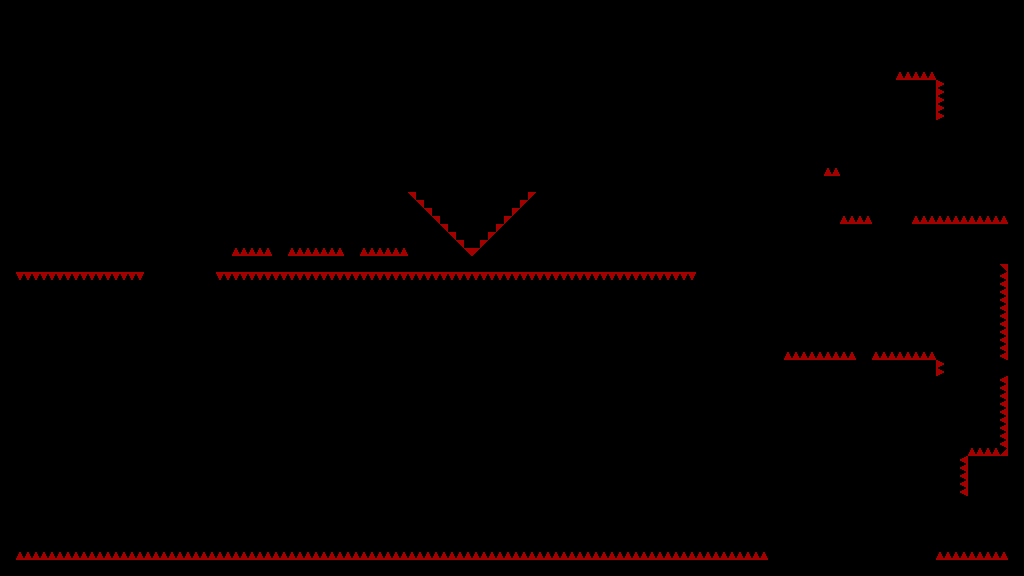

This is a level from a 2D game, rendered from its Tiled map with the project's own tilesets. A one-line summary and the map file follow, with tile-layer data summarised:
An orthogonal 128x72 tile map with 8x8 px tiles, 1 tile layer (T_Spikes) and 58 objects.

<map version="1.4" tiledversion="1.4.3" orientation="orthogonal" renderorder="right-down" width="128" height="72" tilewidth="8" tileheight="8" infinite="0" nextlayerid="8" nextobjectid="1347">
 <tileset firstgid="1" source="../../../Sprites/Tiles/DEV/flat/T_spr_nv_flat_0.tsx" />
 <layer id="1" name="T_Spikes" width="128" height="72">
  <data>[9216 cells, 291 non-empty, 2 distinct tile ids]</data>
 </layer>
 <objectgroup id="2" name="C_Solid">
  <object id="1274" x="0" y="0" width="144" height="272" />
  <object id="1275" x="216" y="192" width="16" height="80" />
  <object id="1276" x="408" y="192">
   <polygon points="0,0 64,64 0,64" />
  </object>
  <object id="1277" x="472" y="256">
   <polygon points="0,0 64,-64 64,0" />
  </object>
  <object id="1278" x="232" y="256" width="304" height="16" />
  <object id="1279" x="144" y="0" width="296" height="80" />
  <object id="1283" x="440" y="0" width="584" height="16" />
  <object id="1284" x="536" y="96" width="72" height="176" />
  <object id="1285" x="0" y="560" width="1024" height="16" />
  <object id="1286" x="0" y="272" width="16" height="288" />
  <object id="1287" x="144" y="144">
   <polygon points="0,0 0,-64 64,-64" />
  </object>
  <object id="1288" x="64" y="400" width="56" height="56" />
  <object id="1289" x="224" y="344" width="56" height="56" />
  <object id="1290" x="264" y="488" width="56" height="56" />
  <object id="1291" x="432" y="464" width="56" height="56" />
  <object id="1292" x="608" y="16" width="16" height="256" />
  <object id="1293" x="696" y="96">
   <polygon points="0,0 64,64 0,64" />
  </object>
  <object id="1294" x="624" y="96" width="72" height="176" />
  <object id="1295" x="440" y="16" width="24" height="104" />
  <object id="1296" x="456" y="200">
   <polygon points="0,0 32,0 16,16" />
  </object>
  <object id="1297" x="272" y="224" width="16" height="32" />
  <object id="1298" x="344" y="208" width="16" height="48" />
  <object id="1299" x="824" y="176" width="16" height="80" />
  <object id="1300" x="728" y="488">
   <polygon points="0,0 40,0 40,40" />
  </object>
  <object id="1301" x="704" y="352">
   <polygon points="0,0 64,0 64,64" />
  </object>
  <object id="1302" x="696" y="272">
   <polygon points="0,0 0,-40 40,-40" />
  </object>
  <object id="1304" x="824" y="16" width="16" height="80" />
  <object id="1305" x="872" y="208" width="40" height="16" />
  <object id="1306" x="896" y="80" width="40" height="40" />
  <object id="1308" x="1008" y="16" width="16" height="544" />
  <object id="1310" x="856" y="336" width="16" height="40" />
  <object id="1312" x="768" y="352" width="16" height="208" />
  <object id="1313" x="544" y="336" width="56" height="56" />
  <object id="1320" x="968" y="456" width="40" height="40" />
  <object id="1321" x="784" y="544" width="152" height="16" />
  <object id="1325" x="784" y="360" width="72" height="16" />
  <object id="1326" x="872" y="360" width="64" height="16" />
  <object id="1329" x="840" y="224" width="168" height="32" />
  <object id="1334" x="784" y="536">
   <polygon points="0,0 8,8 0,8" />
  </object>
  <object id="1335" x="992" y="256">
   <polygon points="0,0 8,0 8,8" />
  </object>
  <object id="1336" x="1000" y="16">
   <polygon points="0,0 8,0 8,8" />
  </object>
  <object id="1337" x="840" y="16">
   <polygon points="0,0 8,0 0,8" />
  </object>
  <object id="1338" x="816" y="16">
   <polygon points="0,0 8,0 8,8" />
  </object>
  <object id="1339" x="624" y="16">
   <polygon points="0,0 8,0 0,8" />
  </object>
  <object id="1340" x="600" y="16">
   <polygon points="0,0 8,0 8,8" />
  </object>
  <object id="1341" x="464" y="16">
   <polygon points="0,0 8,0 0,8" />
  </object>
  <object id="1342" x="784" y="416">
   <polygon points="0,0 0,-40 40,-40 0,0" />
  </object>
  <object id="1345" x="1000" y="360" width="8" height="16" />
  <object id="1346" x="1000" y="256" width="8" height="8" />
 </objectgroup>
 <objectgroup id="3" name="C_Balls">
  <object id="1322" x="712" y="216" width="8" height="8" />
  <object id="1323" x="712" y="336" width="8" height="8" />
  <object id="1324" x="248" y="328" width="8" height="8" />
  <object id="1331" x="848" y="448" width="8" height="8" />
 </objectgroup>
 <objectgroup id="4" name="C_Orbs">
  <object id="1314" x="744" y="472" width="8" height="8" />
  <object id="1315" x="88" y="384" width="8" height="8" />
  <object id="1327" x="896" y="528" width="8" height="8" />
  <object id="1328" x="912" y="48" width="8" height="8" />
  <object id="1332" x="288" y="472" width="8" height="8" />
 </objectgroup>
 <objectgroup id="7" name="C_Spikes" />
</map>
